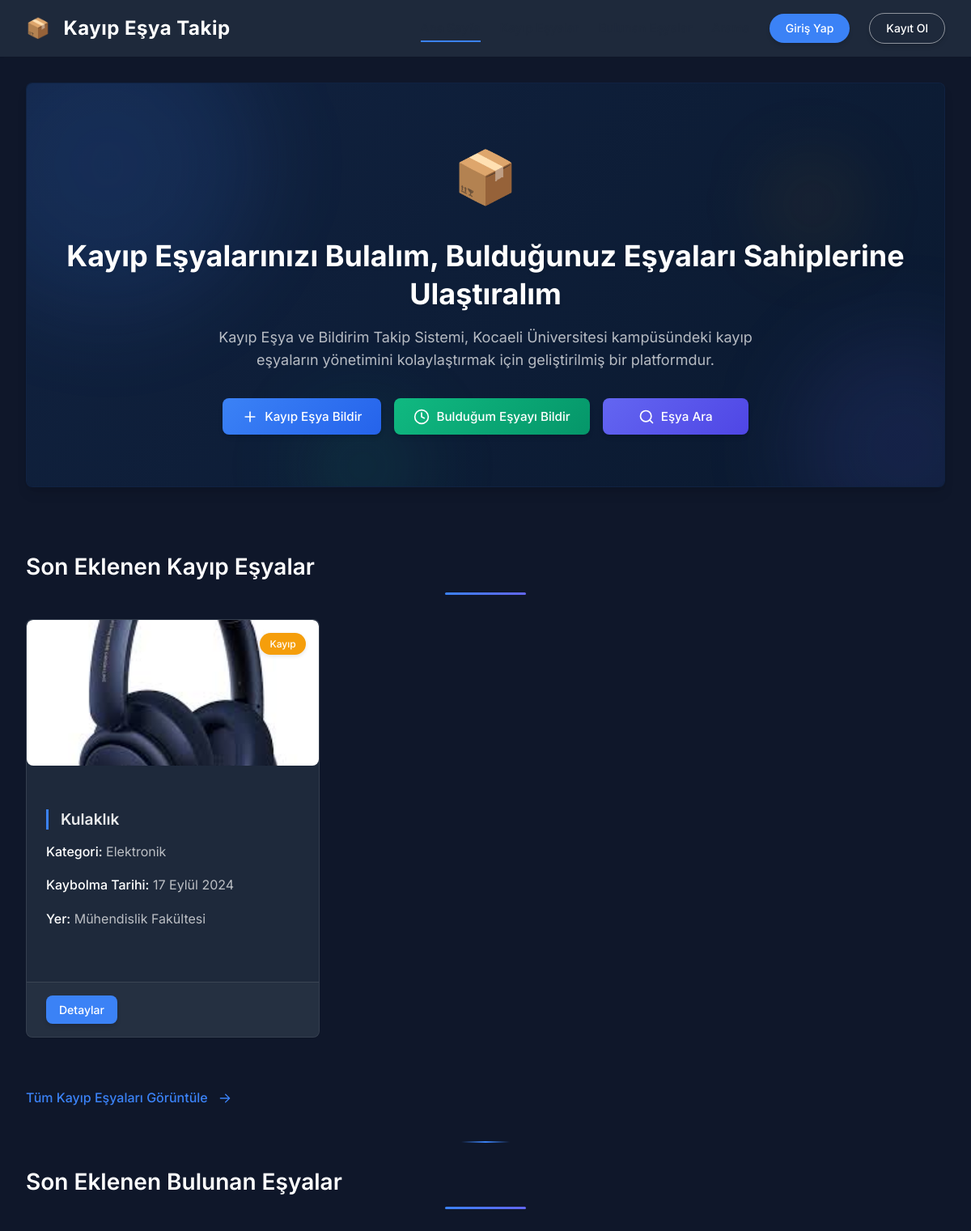
The app's page / (upper part), older data.
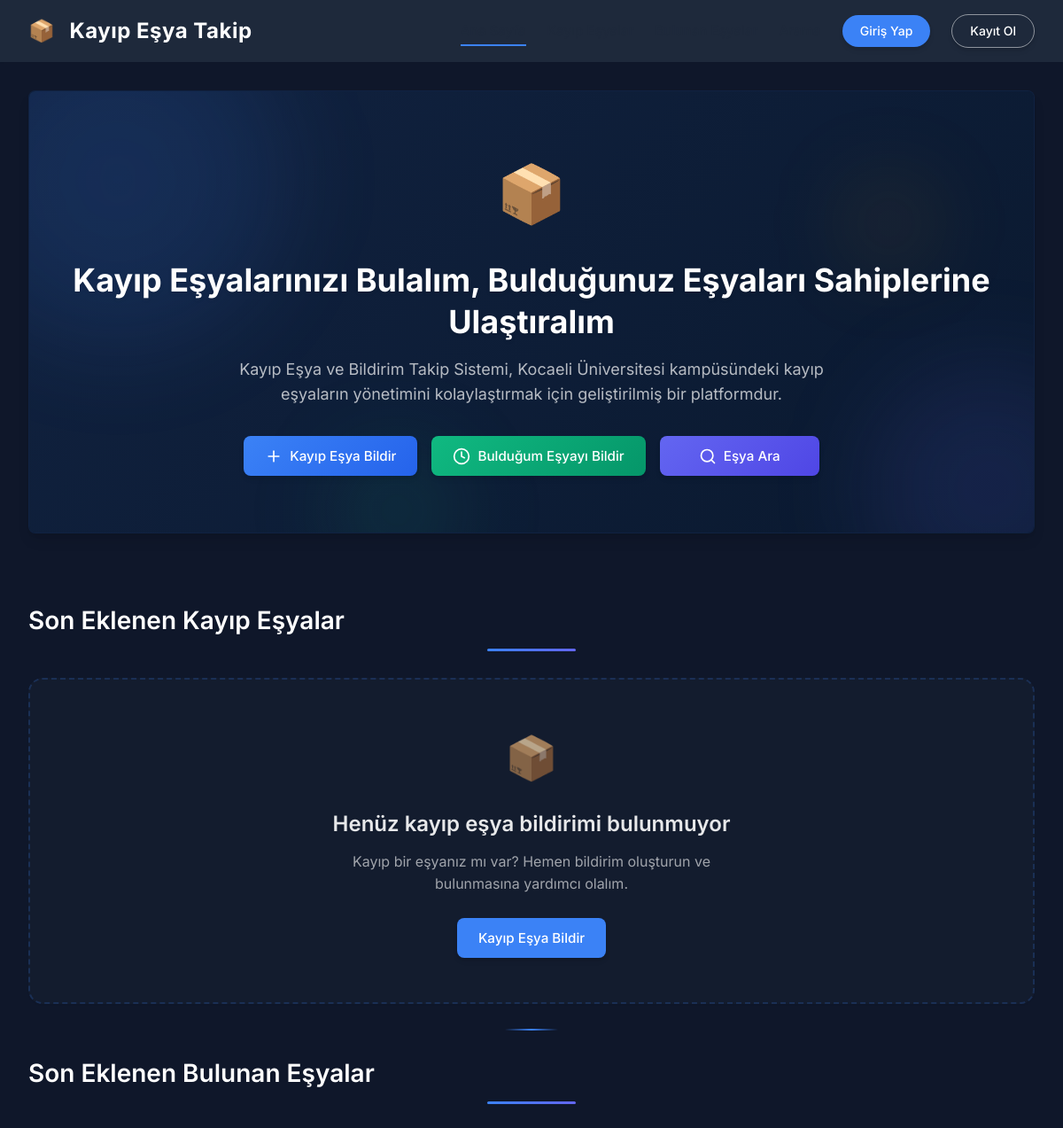
The same page, newer data.
### items/models.py (models this page shows, shortened)
class LostItem(models.Model):
    STATUS_CHOICES = [
        ('lost', 'Kayıp'),
        ('claimed', 'Bulundu'),
        ('solved', 'Çözümlendi'),
    ]
    name = models.CharField(max_length=100, verbose_name="Eşya Adı")
    description = models.TextField(verbose_name="Eşya Açıklaması")
    category = models.ForeignKey(ItemCategory, on_delete=models.CASCADE, verbose_name="Kategori")
    lost_date = models.DateField(verbose_name="Kaybolma Tarihi")
    lost_location = models.CharField(max_length=200, verbose_name="Kaybolduğu Yer")
    contact_info = models.CharField(max_length=100, verbose_name="İletişim Bilgisi")
    image = models.ImageField(upload_to='lost_items/', blank=True, null=True, verbose_name="Eşya Resmi")
    status = models.CharField(max_length=10, choices=STATUS_CHOICES, default='lost', verbose_name="Durum")
    reporter = models.ForeignKey(User, on_delete=models.CASCADE, verbose_name="Bildiren Kişi")
    solved_date = models.DateTimeField(null=True, blank=True, verbose_name="Çözümlenme Tarihi")
    solved_by_claim = models.ForeignKey('Claim', null=True, blank=True, on_delete=models.SET_NULL, verbose_name="Çözümleyen Talep")
    created_at = models.DateTimeField(auto_now_add=True, verbose_name="Oluşturulma Tarihi")
    updated_at = models.DateTimeField(auto_now=True, verbose_name="Güncellenme Tarihi")
    class Meta:
        verbose_name = "Kayıp Eşya"
        verbose_name_plural = "Kayıp Eşyalar"
        ordering = ['-created_at']

class ItemCategory(models.Model):
    name = models.CharField(max_length=100, unique=True, verbose_name="Kategori Adı")
    description = models.TextField(verbose_name="Kategori Açıklaması")
    icon = models.CharField(max_length=50, verbose_name="Kategori İkonu", blank=True)
    class Meta:
        verbose_name = "Eşya Kategorisi"
        verbose_name_plural = "Eşya Kategorileri"

### items/views.py (the view, shortened to what this page needs)
# urls.py: path('', views.HomeView.as_view(), name='home'),
class HomeView(TemplateView):
    template_name = 'items/home.html'
    def get_context_data(self, **kwargs):
        context = super().get_context_data(**kwargs)
        context['recent_lost_items'] = LostItem.objects.filter(status='lost').order_by('-created_at')[:5]
        context['recent_found_items'] = FoundItem.objects.filter(status='available').order_by('-created_at')[:5]
        context['categories'] = ItemCategory.objects.all()
        context['page_title'] = 'Ana Sayfa'
        return context

### lostfound/context_processors.py (called while the page is built)
def unread_messages_count(request):
    if request.user.is_authenticated:
        unread_count = Message.objects.filter(
            receiver=request.user,
            is_read=False
        ).count()
        return {'unread_messages_count': unread_count}
    return {'unread_messages_count': 0}

### items/templates/items/home.html (shortened to what this page needs)
{% extends 'items/base.html' %}
{% block content %}
<div class="container">
    <section class="hero">
        <div class="hero-content">
            <div class="hero-icon">📦</div>
            <h2>Kayıp Eşyalarınızı Bulalım, Bulduğunuz Eşyaları Sahiplerine Ulaştıralım</h2>
            <p>Kayıp Eşya ve Bildirim Takip Sistemi, Kocaeli Üniversitesi kampüsündeki kayıp eşyaların yönetimini kolaylaştırmak için geliştirilmiş bir platformdur.</p>
            <div class="hero-buttons">
                <a href="{% url 'lost-item-create' %}" class="btn btn-primary btn-icon">
                    <svg xmlns="http://www.w3.org/2000/svg" width="20" height="20" viewBox="0 0 24 24" fill="none" stroke="currentColor" stroke-width="2" stroke-linecap="round" stroke-linejoin="round">
                        <line x1="12" y1="5" x2="12" y2="19"></line>
                        <line x1="5" y1="12" x2="19" y2="12"></line>
                    </svg>
                    <span>Kayıp Eşya Bildir</span>
                </a>
                <a href="{% url 'found-item-create' %}" class="btn btn-secondary btn-icon">
                    <svg xmlns="http://www.w3.org/2000/svg" width="20" height="20" viewBox="0 0 24 24" fill="none" stroke="currentColor" stroke-width="2" stroke-linecap="round" stroke-linejoin="round">
                        <circle cx="12" cy="12" r="10"></circle>
                        <polyline points="12 6 12 12 16 14"></polyline>
                    </svg>
                    <span>Bulduğum Eşyayı Bildir</span>
                </a>
                <a href="{% url 'search' %}" class="btn btn-tertiary btn-icon">
                    <svg xmlns="http://www.w3.org/2000/svg" width="20" height="20" viewBox="0 0 24 24" fill="none" stroke="currentColor" stroke-width="2" stroke-linecap="round" stroke-linejoin="round">
                        <circle cx="11" cy="11" r="8"></circle>
                        <line x1="21" y1="21" x2="16.65" y2="16.65"></line>
                    </svg>
                    <span>Eşya Ara</span>
                </a>
            </div>
        </div>
        <div class="hero-background">
            <div class="hero-shape hero-shape-1"></div>
            <div class="hero-shape hero-shape-2"></div>
            <div class="hero-shape hero-shape-3"></div>
            <div class="hero-shape hero-shape-4"></div>
        </div>
    </section>
        <div class="home-content">
            <section>
                <h3 class="section-title">Son Eklenen Kayıp Eşyalar</h3>
                {% if recent_lost_items %}
                    <div class="card-container">
                        {% for item in recent_lost_items %}
                            <div class="card">
                                {% if item.status == 'lost' %}
                                    <div class="card-badge badge-warning">Kayıp</div>
                                {% elif item.status == 'found' %}
                                    <div class="card-badge badge-success">Bulundu</div>
                                {% elif item.status == 'claimed' %}
                                    <div class="card-badge badge-info">Talep Edildi</div>
                                {% endif %}
                                <div class="card-img-container">
                                    {% if item.image %}
                                        <img src="{{ item.image.url }}" alt="{{ item.name }}" class="card-img">
                                    {% else %}
                                        <img src="/static/items/images/placeholder.jpg" alt="Görsel Mevcut Değil" class="card-img">
                                    {% endif %}
                                </div>
                                <div class="card-body">
                                    <h4 class="card-title">{{ item.name }}</h4>
                                    <div class="card-content">
                                        <p><strong>Kategori:</strong> {{ item.category.name }}</p>
                                        <p><strong>Kaybolma Tarihi:</strong> {{ item.lost_date }}</p>
                                        <p><strong>Yer:</strong> {{ item.lost_location }}</p>
                                    </div>
                                </div>
                                <div class="card-footer">
                                    <a href="{% url 'lost-item-detail' item.pk %}" class="btn btn-small btn-primary">Detaylar</a>
                                </div>
                            </div>
                        {% endfor %}
                    </div>
                    <a href="{% url 'lost-items' %}" class="view-all">Tüm Kayıp Eşyaları Görüntüle
                        <svg xmlns="http://www.w3.org/2000/svg" viewBox="0 0 20 20" fill="currentColor">
                            <path fill-rule="evenodd" d="M3 10a.75.75 0 01.75-.75h10.638L10.23 5.29a.75.75 0 111.04-1.08l5.5 5.25a.75.75 0 010 1.08l-5.5 5.25a.75.75 0 11-1.04-1.08l4.158-3.96H3.75A.75.75 0 013 10z" clip-rule="evenodd" />
                        </svg>
                    </a>
                {% else %}
                    <div class="empty-state">
                        <div class="empty-state-icon">📦</div>
                        <h3>Henüz kayıp eşya bildirimi bulunmuyor</h3>
                        <p>Kayıp bir eşyanız mı var? Hemen bildirim oluşturun ve bulunmasına yardımcı olalım.</p>
                        <a href="{% url 'lost-item-create' %}" class="btn btn-primary">Kayıp Eşya Bildir</a>
                    </div>
                {% endif %}
            </section>
            <section>
                <h3 class="section-title">Son Eklenen Bulunan Eşyalar</h3>
            </section>
        </div>
    </div>
{% endblock %}

### items/templates/items/base.html (shortened to what this page needs)
<!DOCTYPE html>
<html lang="tr">
<head>
    <link rel="stylesheet" href="/static/items/css/style.css"> <link rel="stylesheet" href="/static/items/css/forms.css"> <link rel="icon" href="/static/items/images/favicon.ico">
    {% block extra_head %}{% endblock %} </head>
<body>
    <header>
        <div class="header-container">
            <div class="logo">
                <h1><a href="{% url 'home' %}"><span class="logo-icon">📦</span> Kayıp Eşya Takip</a></h1>
            </div>
            <nav>
                <ul class="nav-links">
                    <li><a href="{% url 'home' %}">Ana Sayfa</a></li>
                    <li><a href="{% url 'lost-items' %}">Kayıp Eşyalar</a></li>
                    <li><a href="{% url 'found-items' %}">Bulunan Eşyalar</a></li>
                    <li><a href="{% url 'search' %}">Arama</a></li>
                    {% if user.is_authenticated %}
                        <li><a href="{% url 'profile' %}">Profilim</a></li> <li><a href="{% url 'claims' %}">Taleplerim</a></li>
                        <li class="notification-badge" data-count="{{ unread_messages_count|default:0 }}">
                            <a href="{% url 'message-inbox' %}">Mesajlarım</a>
                        </li>
                        {% if user.userprofile.user_type == 'staff' or user.userprofile.user_type == 'admin' or user.is_superuser %}
                            <li><a href="{% url 'import-export' %}">Veri Aktarma</a></li>
                            <li><a href="{% url 'categories' %}">Kategoriler</a></li>
                            <li><a href="{% url 'solved-items' %}">Çözümlenen İlanlar</a></li>
                        {% endif %}
                        <li><a href="{% url 'logout' %}" class="btn btn-outline">Çıkış Yap</a></li>
                    {% else %}
                        <li><a href="{% url 'login' %}" class="btn btn-primary">Giriş Yap</a></li>
                        <li><a href="{% url 'register' %}" class="btn btn-outline">Kayıt Ol</a></li>
                    {% endif %}
                </ul>
            </nav>
        </div>
    </header>
    <main>
        {% block content %}
        {% endblock %}
    </main>
    <script src="/static/items/js/script.js"></script> {% block extra_scripts %}{% endblock %} </body>
</html>

Row changes from the older to the newer data that the page shows:
removed LostItem: status "Kayıp", image (picture), name "Kulaklık", category.name "Elektronik", lost_date "17 Eylül 2024", lost_location "Mühendislik Fakültesi"
Text that changed along with them:
text no longer shown: "Tüm Kayıp Eşyaları Görüntüle"
text now shown: "📦 Henüz kayıp eşya bildirimi bulunmuyor Kayıp bir eşyanız mı var? Hemen bildirim oluşturun ve bulunmasına yardımcı olalım. Kayıp Eşya Bildir"
